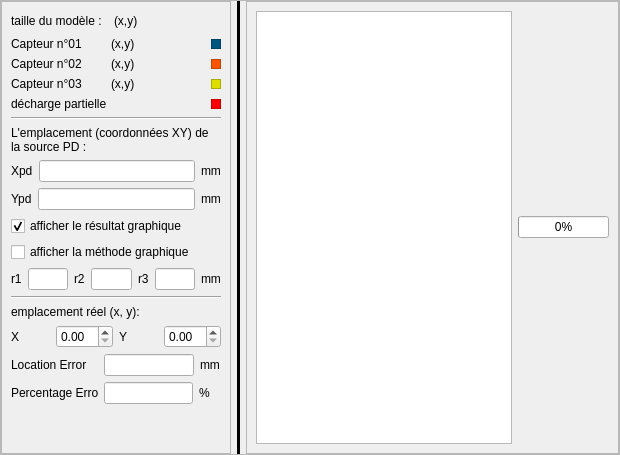
     <widget class="QFrame" name="frame_reslta">
      <property name="frameShape">
       <enum>QFrame::StyledPanel</enum>
      </property>
      <property name="frameShadow">
       <enum>QFrame::Raised</enum>
      </property>
      <layout class="QHBoxLayout" name="horizontalLayout_60">
       <property name="leftMargin">
        <number>0</number>
       </property>
       <property name="topMargin">
        <number>0</number>
       </property>
       <property name="rightMargin">
        <number>0</number>
       </property>
       <property name="bottomMargin">
        <number>0</number>
       </property>
       <item>
        <widget class="QFrame" name="frame_2">
         <property name="minimumSize">
          <size>
           <width>230</width>
           <height>0</height>
          </size>
         </property>
         <property name="maximumSize">
          <size>
           <width>230</width>
           <height>16777215</height>
          </size>
         </property>
         <property name="frameShape">
          <enum>QFrame::StyledPanel</enum>
         </property>
         <property name="frameShadow">
          <enum>QFrame::Raised</enum>
         </property>
         <layout class="QVBoxLayout" name="verticalLayout_33">
          <item>
           <layout class="QHBoxLayout" name="horizontalLayout_75">
            <property name="topMargin">
             <number>0</number>
            </property>
            <item>
             <widget class="QLabel" name="label_94">
              <property name="text">
               <string>taille du modèle :</string>
              </property>
             </widget>
            </item>
            <item>
             <widget class="QLabel" name="label_modelSize">
              <property name="text">
               <string>(x,y)</string>
              </property>
             </widget>
            </item>
            <item>
             <spacer name="horizontalSpacer_11">
              <property name="orientation">
               <enum>Qt::Horizontal</enum>
              </property>
              <property name="sizeType">
               <enum>QSizePolicy::Fixed</enum>
              </property>
              <property name="sizeHint" stdset="0">
               <size>
                <width>10</width>
                <height>20</height>
               </size>
              </property>
             </spacer>
            </item>
           </layout>
          </item>
          <item>
           <layout class="QHBoxLayout" name="horizontalLayout_70">
            <property name="topMargin">
             <number>0</number>
            </property>
            <item>
             <widget class="QLabel" name="label_73">
              <property name="text">
               <string>Capteur n°01</string>
              </property>
             </widget>
            </item>
            <item>
             <widget class="QLabel" name="label_Rcapteur1_c">
              <property name="text">
               <string>(x,y)</string>
              </property>
             </widget>
            </item>
            <item>
             <widget class="QFrame" name="frame_28">
              <property name="maximumSize">
               <size>
                <width>10</width>
                <height>10</height>
               </size>
              </property>
              <property name="baseSize">
               <size>
                <width>10</width>
                <height>10</height>
               </size>
              </property>
              <property name="styleSheet">
               <string notr="true">background-color: rgb(0, 85, 127);</string>
              </property>
              <property name="frameShape">
               <enum>QFrame::StyledPanel</enum>
              </property>
              <property name="frameShadow">
               <enum>QFrame::Raised</enum>
              </property>
             </widget>
            </item>
           </layout>
          </item>
          <item>
           <layout class="QHBoxLayout" name="horizontalLayout_71">
            <property name="topMargin">
             <number>0</number>
            </property>
            <item>
             <widget class="QLabel" name="label_74">
              <property name="text">
               <string>Capteur n°02</string>
              </property>
             </widget>
            </item>
            <item>
             <widget class="QLabel" name="label_Rcapteur2_c">
              <property name="text">
               <string>(x,y)</string>
              </property>
             </widget>
            </item>
            <item>
             <widget class="QFrame" name="frame_32">
              <property name="maximumSize">
               <size>
                <width>10</width>
                <height>10</height>
               </size>
              </property>
              <property name="baseSize">
               <size>
                <width>10</width>
                <height>10</height>
               </size>
              </property>
              <property name="styleSheet">
               <string notr="true">background-color: rgb(255, 85, 0);</string>
              </property>
              <property name="frameShape">
               <enum>QFrame::StyledPanel</enum>
              </property>
              <property name="frameShadow">
               <enum>QFrame::Raised</enum>
              </property>
             </widget>
            </item>
           </layout>
          </item>
          <item>
           <layout class="QHBoxLayout" name="horizontalLayout_72">
            <property name="topMargin">
             <number>0</number>
            </property>
            <item>
             <widget class="QLabel" name="label_75">
              <property name="text">
               <string>Capteur n°03</string>
              </property>
             </widget>
            </item>
            <item>
             <widget class="QLabel" name="label_Rcapteur3_c">
              <property name="text">
               <string>(x,y)</string>
              </property>
             </widget>
            </item>
            <item>
             <widget class="QFrame" name="frame_30">
              <property name="maximumSize">
               <size>
                <width>10</width>
                <height>10</height>
               </size>
              </property>
              <property name="baseSize">
               <size>
                <width>10</width>
                <height>10</height>
               </size>
              </property>
              <property name="styleSheet">
               <string notr="true">background-color: rgb(221, 221, 0);</string>
              </property>
              <property name="frameShape">
               <enum>QFrame::StyledPanel</enum>
              </property>
              <property name="frameShadow">
               <enum>QFrame::Raised</enum>
              </property>
             </widget>
            </item>
           </layout>
          </item>
          <item>
           <layout class="QHBoxLayout" name="horizontalLayout_73">
            <property name="topMargin">
             <number>0</number>
            </property>
            <item>
             <widget class="QLabel" name="label_92">
              <property name="text">
               <string>décharge partielle</string>
              </property>
             </widget>
            </item>
            <item>
             <widget class="QFrame" name="frame_31">
              <property name="maximumSize">
               <size>
                <width>10</width>
                <height>10</height>
               </size>
              </property>
              <property name="baseSize">
               <size>
                <width>10</width>
                <height>10</height>
               </size>
              </property>
              <property name="styleSheet">
               <string notr="true">background-color: red;</string>
              </property>
              <property name="frameShape">
               <enum>QFrame::StyledPanel</enum>
              </property>
              <property name="frameShadow">
               <enum>QFrame::Raised</enum>
              </property>
             </widget>
            </item>
           </layout>
          </item>
          <item>
           <widget class="Line" name="line_24">
            <property name="orientation">
             <enum>Qt::Horizontal</enum>
            </property>
           </widget>
          </item>
          <item>
           <widget class="QLabel" name="label_84">
            <property name="text">
             <string>L'emplacement (coordonnées XY) de la source PD :</string>
            </property>
            <property name="scaledContents">
             <bool>false</bool>
            </property>
            <property name="wordWrap">
             <bool>true</bool>
            </property>
           </widget>
          </item>
          <item>
           <layout class="QHBoxLayout" name="horizontalLayout_61">
            <property name="topMargin">
             <number>0</number>
            </property>
            <item>
             <widget class="QLabel" name="label_76">
              <property name="text">
               <string>Xpd</string>
              </property>
             </widget>
            </item>
            <item>
             <widget class="QLineEdit" name="lineEditxDP"/>
            </item>
            <item>
             <widget class="QLabel" name="label_86">
              <property name="text">
               <string>mm</string>
              </property>
             </widget>
            </item>
           </layout>
          </item>
          <item>
           <layout class="QHBoxLayout" name="horizontalLayout_67">
            <property name="topMargin">
             <number>0</number>
            </property>
            <item>
             <widget class="QLabel" name="label_85">
              <property name="text">
               <string>Ypd</string>
              </property>
             </widget>
            </item>
            <item>
             <widget class="QLineEdit" name="lineEdityDP"/>
            </item>
            <item>
             <widget class="QLabel" name="label_87">
              <property name="text">
               <string>mm</string>
              </property>
             </widget>
            </item>
           </layout>
          </item>
          <item>
           <widget class="QCheckBox" name="checkBox">
            <property name="text">
             <string>afficher le résultat graphique</string>
            </property>
            <property name="checked">
             <bool>true</bool>
            </property>
           </widget>
          </item>
          <item>
           <widget class="QCheckBox" name="checkBox_2">
            <property name="text">
             <string>afficher la méthode graphique</string>
            </property>
           </widget>
          </item>
          <item>
           <layout class="QHBoxLayout" name="horizontalLayout_68">
            <property name="topMargin">
             <number>0</number>
            </property>
            <item>
             <widget class="QLabel" name="label_88">
              <property name="text">
               <string>r1</string>
              </property>
             </widget>
            </item>
            <item>
             <widget class="QLineEdit" name="lineEdit_r1"/>
            </item>
            <item>
             <widget class="QLabel" name="label_90">
              <property name="text">
               <string>r2</string>
              </property>
             </widget>
            </item>
            <item>
             <widget class="QLineEdit" name="lineEdit_r2"/>
            </item>
            <item>
             <widget class="QLabel" name="label_91">
              <property name="text">
               <string>r3</string>
              </property>
             </widget>
            </item>
            <item>
             <widget class="QLineEdit" name="lineEdit_r3"/>
            </item>
            <item>
             <widget class="QLabel" name="label_89">
              <property name="text">
               <string>mm</string>
              </property>
             </widget>
            </item>
           </layout>
          </item>
          <item>
           <widget class="Line" name="line_23">
            <property name="orientation">
             <enum>Qt::Horizontal</enum>
            </property>
           </widget>
          </item>
          <item>
           <widget class="QLabel" name="label_77">
            <property name="text">
             <string>emplacement réel (x, y):</string>
            </property>
           </widget>
          </item>
          <item>
           <layout class="QHBoxLayout" name="horizontalLayout_62">
            <property name="topMargin">
             <number>0</number>
            </property>
            <item>
             <widget class="QLabel" name="label_78">
              <property name="text">
               <string>X</string>
              </property>
             </widget>
            </item>
            <item>
             <widget class="QDoubleSpinBox" name="doubleSpinBox_X"/>
            </item>
            <item>
             <widget class="QLabel" name="label_79">
              <property name="text">
               <string>Y</string>
              </property>
             </widget>
            </item>
            <item>
             <widget class="QDoubleSpinBox" name="doubleSpinBox_Y"/>
            </item>
           </layout>
          </item>
          <item>
           <layout class="QHBoxLayout" name="horizontalLayout_63">
            <property name="topMargin">
             <number>0</number>
            </property>
            <item>
             <widget class="QLabel" name="label_80">
              <property name="minimumSize">
               <size>
                <width>87</width>
                <height>0</height>
               </size>
              </property>
              <property name="maximumSize">
               <size>
                <width>87</width>
                <height>16777215</height>
               </size>
              </property>
              <property name="text">
               <string>Location Error    </string>
              </property>
             </widget>
            </item>
            <item>
             <widget class="QLineEdit" name="lineEdit_3">
              <property name="minimumSize">
               <size>
                <width>0</width>
                <height>0</height>
               </size>
              </property>
              <property name="maximumSize">
               <size>
                <width>90</width>
                <height>16777215</height>
               </size>
              </property>
             </widget>
            </item>
            <item>
             <widget class="QLabel" name="label_82">
              <property name="text">
               <string>mm</string>
              </property>
             </widget>
            </item>
           </layout>
          </item>
          <item>
           <layout class="QHBoxLayout" name="horizontalLayout_64">
            <property name="topMargin">
             <number>0</number>
            </property>
            <item>
             <widget class="QLabel" name="label_81">
              <property name="minimumSize">
               <size>
                <width>87</width>
                <height>0</height>
               </size>
              </property>
              <property name="maximumSize">
               <size>
                <width>87</width>
                <height>16777215</height>
               </size>
              </property>
              <property name="text">
               <string>Percentage Error</string>
              </property>
             </widget>
            </item>
            <item>
             <widget class="QLineEdit" name="lineEdit_4">
              <property name="minimumSize">
               <size>
                <width>0</width>
                <height>0</height>
               </size>
              </property>
              <property name="maximumSize">
               <size>
                <width>90</width>
                <height>16777215</height>
               </size>
              </property>
             </widget>
            </item>
            <item>
             <widget class="QLabel" name="label_83">
              <property name="minimumSize">
               <size>
                <width>22</width>
                <height>0</height>
               </size>
              </property>
              <property name="text">
               <string>%</string>
              </property>
             </widget>
            </item>
           </layout>
          </item>
          <item>
           <spacer name="verticalSpacer_10">
            <property name="orientation">
             <enum>Qt::Vertical</enum>
            </property>
            <property name="sizeHint" stdset="0">
             <size>
              <width>20</width>
              <height>40</height>
             </size>
            </property>
           </spacer>
          </item>
         </layout>
        </widget>
       </item>
       <item>
        <widget class="Line" name="line_25">
         <property name="styleSheet">
          <string notr="true">background-color : black;</string>
         </property>
         <property name="orientation">
          <enum>Qt::Vertical</enum>
         </property>
        </widget>
       </item>
       <item>
        <widget class="QFrame" name="frame_22">
         <property name="frameShape">
          <enum>QFrame::StyledPanel</enum>
         </property>
         <property name="frameShadow">
          <enum>QFrame::Raised</enum>
         </property>
         <layout class="QHBoxLayout" name="horizontalLayout_65">
          <item>
           <widget class="QGraphicsView" name="graphicsView_2"/>
          </item>
          <item>
           <widget class="QProgressBar" name="progressBar">
            <property name="value">
             <number>0</number>
            </property>
           </widget>
          </item>
         </layout>
        </widget>
       </item>
      </layout>
     </widget>
